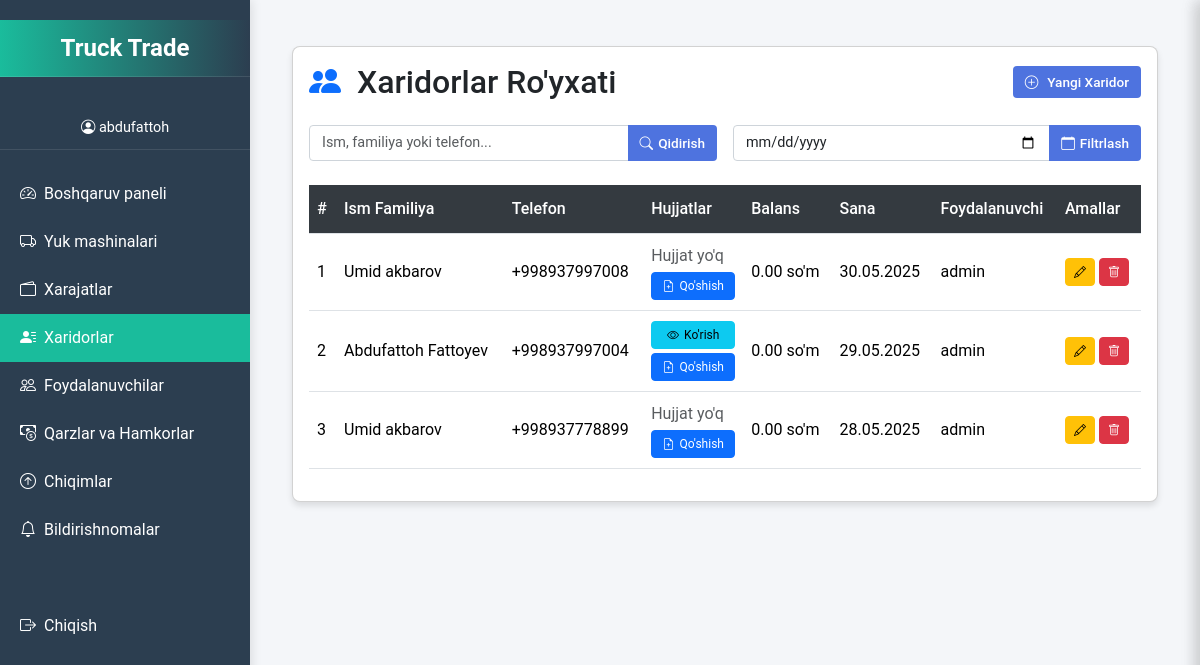
The app's page /xaridorlar/ (signed in), older data.
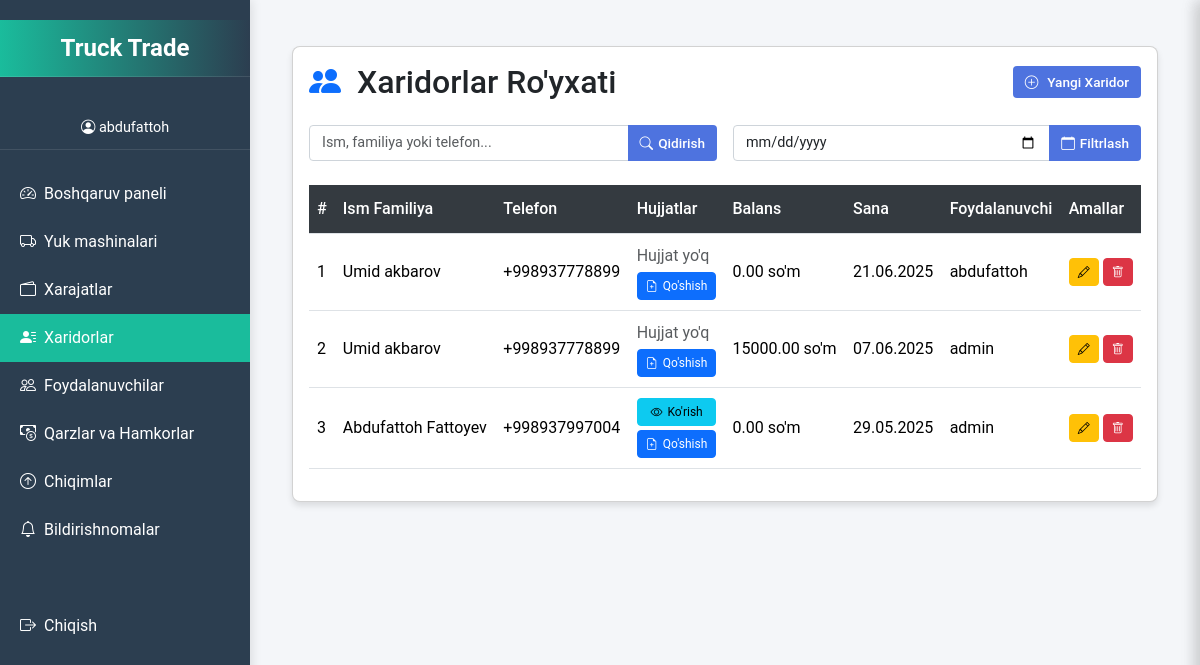
The same page, newer data.
### xaridorlar/models.py (models this page shows, shortened)
class Xaridor(models.Model):
    user = models.ForeignKey(
        User,
        on_delete=models.CASCADE,
        related_name='xaridorlar',
        verbose_name="Foydalanuvchi"
    )
    ism_familiya = models.CharField(
        max_length=100,
        verbose_name="Ism va Familiya"
    )
    telefon_raqam = PhoneNumberField(
        blank=True,
        null=True,
        verbose_name="Telefon Raqam",
        help_text="Masalan: +998901234567"
    )
    hozirgi_balans = models.DecimalField(
        max_digits=15,
        decimal_places=2,
        default=0,
        validators=[MinValueValidator(0)],
        verbose_name="Hozirgi Balans",
        blank=True
    )
    sana = models.DateField(verbose_name="Sana")
    izoh = models.TextField(
        verbose_name="Izoh",
        blank=True,
        null=True
    )
    created_date = models.DateTimeField(
        auto_now_add=True,
        verbose_name="Yaratilgan sana"
    )
    class Meta:
        verbose_name = "Xaridor"
        verbose_name_plural = "Xaridorlar"
        indexes = [
            models.Index(fields=['user']),
            models.Index(fields=['ism_familiya']),
        ]

### xaridorlar/views.py (the view)
# urls.py: path('', views.xaridorlar_list, name='xaridorlar_list'),
@login_required
def xaridorlar_list(request):
    query = request.GET.get('q', '')
    sana = request.GET.get('sana', '')
    if request.user.is_superuser:
        xaridorlar = Xaridor.objects.all().order_by('-sana')
    else:
        xaridorlar = Xaridor.objects.filter(user=request.user).order_by('-id')
    if query:
        xaridorlar = xaridorlar.filter(ism_familiya__icontains=query)
    if sana:
        try:
            sana_dt = datetime.strptime(sana, '%Y-%m-%d').date()
            xaridorlar = xaridorlar.filter(sana=sana_dt)
        except ValueError:
            messages.error(request, "Noto'g'ri sana formati. YYYY-MM-DD formatida kiriting!")
    paginator = Paginator(xaridorlar, 10)
    page_number = request.GET.get('page')
    page_obj = paginator.get_page(page_number)
    context = {
        'page_obj': page_obj,
        'query': query,
        'sana': sana,
        'is_superuser': request.user.is_superuser,
    }
    return render(request, 'xaridorlar/xaridorlar_list.html', context)

### templates/xaridorlar/xaridorlar_list.html (shortened to what this page needs)
{% extends 'base.html' %}
{% block content %}
<div class="container-fluid py-3">
    <div class="card">
        <div class="card-body">
            <div class="d-flex flex-column flex-md-row justify-content-between align-items-md-center mb-4">
                <h2 class="mb-3 mb-md-0">
                    <i class="bi bi-people-fill text-primary me-2"></i>
                    Xaridorlar Ro'yxati
                </h2>
                <button class="btn btn-accent form-open-btn" data-url="{% url 'xaridor_add' %}" data-title="Yangi Xaridor Qo'shish">
                    <i class="bi bi-plus-circle me-1"></i> Yangi Xaridor
                </button>
            </div>
            <div class="row g-3 mb-4">
                <div class="col-md-6">
                    <form method="GET" class="input-group">
                        <input type="text" name="q" class="form-control" placeholder="Ism, familiya yoki telefon..." value="{{ query|default:'' }}">
                        <button type="submit" class="btn btn-accent">
                            <i class="bi bi-search"></i> Qidirish
                        </button>
                    </form>
                </div>
                <div class="col-md-6">
                    <form method="GET" class="input-group">
                        <input type="date" name="sana" class="form-control" value="{{ sana|default:'' }}">
                        <button type="submit" class="btn btn-accent">
                            <i class="bi bi-calendar"></i> Filtrlash
                        </button>
                    </form>
                </div>
            </div>
            <div class="table-responsive">
                <table class="table table-hover">
                    <thead>
                        <tr>
                            <th>#</th>
                            <th>Ism Familiya</th>
                            <th>Telefon</th>
                            <th>Hujjatlar</th>
                            <th>Balans</th>
                            <th>Sana</th>
                            {% if is_superuser %}<th>Foydalanuvchi</th>{% endif %}
                            <th>Amallar</th>
                        </tr>
                    </thead>
                    <tbody>
                        {% for xaridor in page_obj %}
                        <tr>
                            <td data-label="#">{{ forloop.counter|add:page_obj.start_index|add:-1 }}</td>
                            <td data-label="Ism Familiya">{{ xaridor.ism_familiya }}</td>
                            <td data-label="Telefon">{{ xaridor.telefon_raqam|default:"-" }}</td>
                            <td data-label="Hujjatlar" data-xaridor-id="{{ xaridor.id }}">
                                <div class="d-flex flex-column">
                                    {% if xaridor.hujjatlar.exists %}
                                    <button class="btn btn-sm btn-info detail-open-btn mb-1" data-url="{% url 'view_passport' xaridor.id %}" data-title="{{ xaridor.ism_familiya }} - Hujjatlar">
                                        <i class="bi bi-eye"></i> Ko'rish
                                    </button>
                                    {% else %}
                                    <span class="text-muted mb-1">Hujjat yo'q</span>
                                    {% endif %}
                                    <button class="btn btn-sm btn-primary toggle-hujjat-btn" data-xaridor-id="{{ xaridor.id }}">
                                        <i class="bi bi-file-earmark-plus"></i> Qo'shish
                                    </button>
                                </div>
                            </td>
                            <td data-label="Balans">{{ xaridor.hozirgi_balans|floatformat:2 }} so'm</td>
                            <td data-label="Sana">{{ xaridor.sana|date:"d.m.Y" }}</td>
                            {% if is_superuser %}
                            <td data-label="Foydalanuvchi">{{ xaridor.user.username }}</td>
                            {% endif %}
                            <td data-label="Amallar">
                                <div class="action-buttons">
                                    <button class="btn btn-sm btn-warning form-open-btn" data-url="{% url 'edit_xaridor' xaridor.id %}" data-title="Xaridorni Tahrirlash">
                                        <i class="bi bi-pencil"></i>
                                    </button>
                                    <button class="btn btn-sm btn-danger form-open-btn" data-url="{% url 'xaridor_delete' xaridor.id %}" data-title="Xaridorni O'chirish">
                                        <i class="bi bi-trash"></i>
                                    </button>
                                </div>
                            </td>
                        </tr>
                        {% endfor %}
                    </tbody>
                </table>
            </div>
        </div>
    </div>
</div>
{% endblock %}

### templates/base.html (shortened to what this page needs)
{% load static %}
<!DOCTYPE html>
<html lang="uz">
<head>
    <link href="https://cdn.jsdelivr.net/npm/bootstrap@5.3.3/dist/css/bootstrap.min.css" rel="stylesheet">
    <link href="https://cdn.jsdelivr.net/npm/bootstrap-icons@1.11.3/font/bootstrap-icons.css" rel="stylesheet">
    <link rel="stylesheet" href="https://cdnjs.cloudflare.com/ajax/libs/font-awesome/6.4.0/css/all.min.css">
</head>
<body>
    <div class="sidebar" id="sidebar">
        <div class="brand">Truck Trade</div>
        {% if user.is_authenticated %}
            <div class="user-info">
                <i class="bi bi-person-circle"></i> {{ user.username }}
            </div>
            <a href="{% url 'dashboard' %}" {% if request.path == '/' %}class="active"{% endif %}>
                <i class="bi bi-speedometer2 me-2"></i> Boshqaruv paneli
            </a>
            <a href="{% url 'trucks_list' %}" {% if request.path == '/truck-list/' %}class="active"{% endif %}>
                <i class="bi bi-truck me-2"></i> Yuk mashinalari
            </a>
            <a href="{% url 'xarajatlar_list' %}" {% if request.path == '/xarajatlar/' %}class="active"{% endif %}>
                <i class="bi bi-wallet2 me-2"></i> Xarajatlar
            </a>
            <a href="{% url 'xaridorlar_list' %}" {% if request.path == '/xaridorlar/' %}class="active"{% endif %}>
                <i class="bi bi-person-lines-fill me-2"></i> Xaridorlar
            </a>
            {% if user.is_superuser %}
                <a href="{% url 'user_list' %}" {% if request.path == '/users/' %}class="active"{% endif %}>
                    <i class="bi bi-people me-2"></i> Foydalanuvchilar
                </a>
            {% endif %}
            <a href="{% url 'qarz_view' %}" {% if request.path|slice:":6" == '/qarz/' %}class="active"{% endif %}>
                <i class="bi bi-cash-coin me-2"></i> Qarzlar va Hamkorlar
            </a>
            <a href="{% url 'chiqim_list' %}" {% if request.path == '/chiqim/chiqim/' %}class="active"{% endif %}>
                <i class="bi bi-arrow-up-circle me-2"></i> Chiqimlar
            </a>
            <a href="{% url 'bildirishnomalar' %}" {% if request.path == '/chiqim/bildirishnoma_list/' %}class="active"{% endif %}>
                <i class="bi bi-bell me-2"></i> Bildirishnomalar
            </a>
            <a href="{% url 'logout' %}" class="mt-5">
                <i class="bi bi-box-arrow-right me-2"></i> Chiqish
            </a>
        {% else %}
            <a href="{% url 'login' %}">
                <i class="bi bi-box-arrow-in-right me-2"></i> Kirish
            </a>
        {% endif %}
    </div>
    <div class="main-content" id="mainContent">
        {% block content %}
        {% endblock %}
    </div>
</body>
</html>

### templates/base.html (style rules this page uses)
:root { --primary-color: #2c3e50; --accent-color: #1abc9c; --text-color: #ffffff; --bg-color: #f4f6f9; --secondary-bg: #ffffff; --shadow: 0 4px 20px rgba(0, 0, 0, 0.1); --transition-speed: 0.3s; --border-radius: 8px; --warning-color: #f8961e; --danger-color: #f72585; --badge-bg: #ff3b30; --badge-text: #ffffff; --success-color: #34c759; }
body { font-family: 'Roboto', -apple-system, BlinkMacSystemFont, sans-serif; background-color: var(--bg-color); margin: 0; overscroll-behavior: none; overflow-x: hidden; }
.sidebar { position: fixed; top: 0; left: 0; height: 100%; width: 250px; background-color: var(--primary-color); padding-top: 20px; transition: transform var(--transition-speed) ease; z-index: 1000; transform: translateX(0); box-shadow: 2px 0 10px rgba(0, 0, 0, 0.1); }
.sidebar.active { transform: translateX(0); }
.sidebar a { color: var(--text-color); padding: 12px 20px; display: flex; align-items: center; text-decoration: none; font-size: 1rem; transition: background-color 0.2s ease; position: relative; }
.sidebar a.active { background-color: var(--accent-color); }
.sidebar .brand { color: var(--text-color); font-size: 1.5rem; font-weight: 700; text-align: center; margin-bottom: 30px; padding: 10px; background: linear-gradient(90deg, #1abc9c, #2c3e50); border-bottom: 1px solid rgba(255, 255, 255, 0.1); }
.sidebar .user-info { color: var(--text-color); text-align: center; margin-bottom: 20px; font-size: 0.9rem; padding: 10px; border-bottom: 1px solid rgba(255, 255, 255, 0.1); }
.main-content { margin-left: 250px; padding: 30px; min-height: 100vh; transition: margin-left var(--transition-speed) ease; position: relative; background-color: var(--bg-color); }
.btn-accent { background-color: var(--accent-color); border-color: var(--accent-color); color: var(--text-color); padding: 0.5rem 1.25rem; border-radius: var(--border-radius); font-weight: 500; transition: all 0.3s ease; }

### templates/xaridorlar/xaridorlar_list.html (style rules this page uses)
.card { box-shadow: 0 4px 6px rgba(0, 0, 0, 0.1); border-radius: 8px; overflow: hidden; margin-bottom: 20px; }
.table-responsive { overflow-x: auto; -webkit-overflow-scrolling: touch; }
.table { width: 100%; margin-bottom: 1rem; color: #212529; border-collapse: collapse; }
.table th { background-color: #343a40; color: white; vertical-align: middle; padding: 12px 8px; font-weight: 500; }
.table td { vertical-align: middle; padding: 10px 8px; border-top: 1px solid #dee2e6; }
.btn { font-size: 0.85rem; padding: 0.375rem 0.75rem; border-radius: 4px; transition: all 0.2s; display: inline-flex; align-items: center; justify-content: center; gap: 5px; white-space: nowrap; }
.btn-sm { font-size: 0.75rem; padding: 0.25rem 0.5rem; }
.btn-accent { background-color: #4e73df; color: white; border: none; }
.form-control { font-size: 0.9rem; border-radius: 4px; padding: 0.375rem 0.75rem; border: 1px solid #ced4da; }

Row changes from the older to the newer data that the page shows:
removed Xaridor: ism_familiya "Umid akbarov", telefon_raqam "+998937778899", shows "Hujjat yo'q", hozirgi_balans "0.00", sana "28.05.2025", user.username "admin"
added Xaridor: ism_familiya "Umid akbarov", telefon_raqam "+998937778899", shows "Hujjat yo'q", hozirgi_balans "0.00", sana "21.06.2025", user.username "abdufattoh"
changed Xaridor (number 2 of 3 on the later page): telefon_raqam "+998937997008" → "+998937778899"; hozirgi_balans "0.00" → "15000.00"; sana "30.05.2025" → "07.06.2025"
